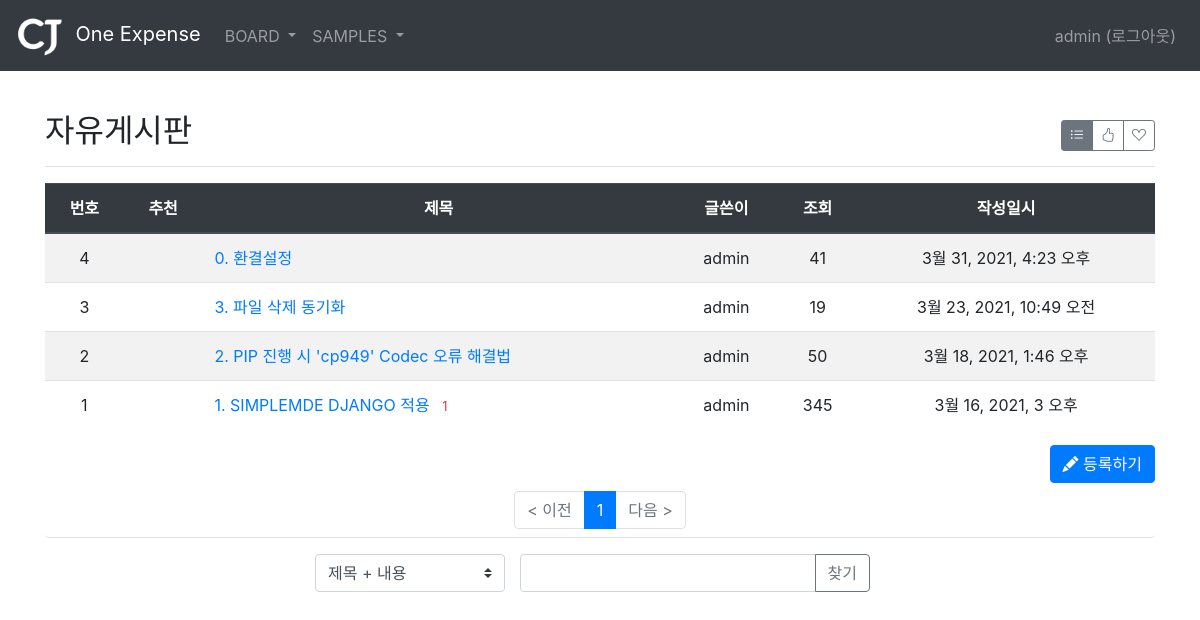
Page /board/board/2/ (signed in) on the committed database.
### common/models.py (models this page shows)
class Menu(models.Model):
    title = models.CharField(max_length=50)
    remark = models.TextField()
    sort_no = models.IntegerField()

### board/models.py (models this page shows, shortened)
class Board(models.Model):
    menu = models.ForeignKey(Menu, on_delete=models.CASCADE, related_name='menu_board')
    author = models.ForeignKey(User, on_delete=models.CASCADE, related_name='author_board')
    subject = models.CharField(max_length=200)
    content = models.TextField()
    hit_count = models.IntegerField(default=0)
    create_date = models.DateTimeField()
    modify_date = models.DateTimeField(null=True, blank=True)
    voter = models.ManyToManyField(User, related_name='voter_board')

### board/views/base_views.py (the view, shortened to what this page needs)
# urls.py: path('board/<int:menu_id>/', base_views.list, name='list'),
@login_required(login_url='common:login')
def list(request, menu_id):
    page = request.GET.get('page', '1')  # 페이지
    op = request.GET.get('op', 'a')  # 검색기준
    kw = request.GET.get('kw', '')  # 검색어
    so = request.GET.get('so', 'recent')  # 정렬기준
    if so == 'recommend':
        board_list = Board.objects.filter(menu=menu_id).annotate(num_voter=Count('voter')).order_by('-num_voter', '-create_date')
    elif so == 'popular':
        board_list = Board.objects.filter(menu=menu_id).annotate(num_reply=Count('reply')).order_by('-num_reply', '-create_date')
    else:  # recent
        board_list = Board.objects.filter(menu=menu_id).order_by('-create_date')
    print('-----------------------------')
    print(op)
    paginator = Paginator(board_list, 10)  # 페이지당 10개씩 보여주기
    page_obj = paginator.get_page(page)
    menu = Menu.objects.get(id=menu_id)
    context = {'board_list': page_obj, 'page': page, 'kw': kw, 'so': so, 'op': op, 'menu': menu}
    return render(request, 'board/board_list.html', context)

### board/templatetags/board_filter.py (called while the page is built)
@register.filter
def sub(value, arg):
    return value - arg

### templates/board/board_list.html (shortened to what this page needs)
{% extends 'base.html' %}
{% load board_filter %}
{% block content %}
<div class="container my-3" style="padding-top:80px">
    <div class="d-flex justify-content-between flex-wrap flex-md-nowrap align-items-center pt-3 pb-2 mb-3 border-bottom py-2">
		<h1 class="h2">{{ menu.title }}</h1>
		<div class="btn-toolbar mb-2 mb-md-0">
            <div class="btn-group" role="group">
                <button type="button" class="btn btn-sm btn-outline-secondary so {% if so == 'recent' %}active{% endif %}" data-so="recent"  data-original-title="최신순">
                    <i class="bi bi-list-ul"></i>
                </button>
                <button type="button" class="btn btn-sm btn-outline-secondary so {% if so == 'recommend' %}active{% endif %}" data-so="recommend" data-original-title="추천순">
                    <i class="bi bi-hand-thumbs-up"></i>
                </button>
                <button type="button" class="btn btn-sm btn-outline-secondary so {% if so == 'popular' %}active{% endif %}" data-so="popular" data-original-title="인기순">
                    <i class="bi bi-suit-heart"></i>
                </button>
            </div>
		</div>
	</div>
    <table class="table table-striped">
        <thead>
        <tr class="text-center thead-dark">
            <th class="text-center">번호</th>
            <th class="text-center">추천</th>
            <th class="text-center">제목</th>
            <th class="text-center">글쓴이</th>
            <th class="text-center">조회</th>
            <th class="text-center">작성일시</th>
        </tr>
        </thead>
        <tbody>
        {% if board_list %}
        {% for board in board_list %}
        <tr class="text-center">
            <td>
                {{ board_list.paginator.count|sub:board_list.start_index|sub:forloop.counter0|add:1 }}
            </td>
            <td>
            </td>
            <td class="text-left">
                <a href="{% url 'board:detail' board.id %}">{{ board.subject }}</a>
                {% if board.reply_set.count > 0 %}
                <span class="text-danger small ml-2">{{ board.reply_set.count }}</span>
                {% endif %}
            </td>
            <td>{{ board.author.username }}</td>
            <td>{{ board.hit_count }}</td>
            <td>{{ board.create_date }}</td>
        </tr>
        {% endfor %}
        {% else %}
        <tr>
            <td colspan="6" class="text-center">게시물이 없습니다.</td>
        </tr>
        {% endif %}
        </tbody>
    </table>
    <div class="btn-toolbar justify-content-end">
        <a href="{% url 'board:board_create' menu.id %}" class="btn btn-primary"><i class="bi bi-pencil-fill"></i> 등록하기</a>
    </div>
    <ul class="pagination justify-content-center border-bottom py-2">
        {% if board_list.has_previous %}
        <li class="page-item">
           <a class="page-link" data-page="{{ board_list.previous_page_number }}" href="#">< 이전</a>
        </li>
        {% else %}
        <li class="page-item disabled">
            <a class="page-link" tabindex="-1" aria-disabled="true" href="#">< 이전</a>
        </li>
        {% endif %}
        {% for page_number in board_list.paginator.page_range %}
            {% if page_number >= board_list.number|add:-5 and page_number <= board_list.number|add:5 %}
                {% if page_number == board_list.number %}
                <li class="page-item active" aria-current="page">
                    <a class="page-link" data-page="{{ page_number }}" href="#">{{ page_number }}</a>
                </li>
                {% else %}
                <li class="page-item">
                    <a class="page-link" data-page="{{ page_number }}" href="#">{{ page_number }}</a>
                </li>
                {% endif %}
            {% endif %}
        {% endfor %}
        {% if board_list.has_next %}
        <li class="page-item">
            <a class="page-link" data-page="{{ board_list.next_page_number }}" href="#">다음 ></a>
        </li>
        {% else %}
        <li class="page-item disabled">
            <a class="page-link" tabindex="-1" aria-disabled="true" href="#">다음 ></a>
        </li>
        {% endif %}
    </ul>
    <div class="row justify-content-center my-3">
        <select id="options" class="col-2 custom-select d-block">
            <option value="a" {% if op == 'a' %}selected{% endif %}>제목 + 내용</option>
        </select>
        <div class="col-4 input-group">
            <input type="text" class="form-control kw" value="{{ kw|default_if_none:'' }}">
            <div class="input-group-append">
                <button class="btn btn-outline-secondary" type="button" id="btn_search">찾기</button>
            </div>
        </div>
    </div>
</div>
{% endblock %}

### templates/navbar.html (shortened to what this page needs)
{% load static %}
<header>
    <nav class="navbar navbar-expand-md navbar-dark fixed-top bg-dark">
        <a class="navbar-brand" href="/">
            <img src="{% static '/images/logo_cj_white.png' %}" class="img-fluid" style="height:45px; padding-right:5px"> One Expense
        </a>
        <div class="collapse navbar-collapse" id="navbarCollapse">
            <ul class="navbar-nav mr-auto">
                <li class="nav-item dropdown">
                    {% if user.is_authenticated %}
                    <a class="nav-link dropdown-toggle" href="{% url 'board:list' 1 %}" data-toggle="dropdown"> BOARD </a>
                    {% endif %}
                </li>
                <li class="nav-item dropdown">
                    {% if user.is_authenticated %}
                    <a class="nav-link dropdown-toggle" href="{% url 'board:list' 1 %}" data-toggle="dropdown"> SAMPLES </a>
                    {% endif %}
                </li>
            </ul>
            <ul class="navbar-nav">
                <li class="nav-item">
                    {% if user.is_authenticated %}
                    <a class="nav-link" href="{% url 'common:logout' %}">{{ user.username }} (로그아웃)</a>
                    {% else %}
                    <a class="nav-link" href="{% url 'common:login' %}">로그인</a>
                    {% endif %}
                </li>
            </ul>
        </div>
    </nav>
</header>

### rows in the picture
Menu: title "자유게시판"
Board: paginator.count|sub "4", subject "0. 환결설정", author.username "admin", hit_count "41", create_date "3월 31, 2021, 4:23 오후"
Board: paginator.count|sub "3", subject "3. 파일 삭제 동기화", author.username "admin", hit_count "19", create_date "3월 23, 2021, 10:49 오전"
Board: paginator.count|sub "2", subject "2. PIP 진행 시 'cp949' Codec 오류 해결법", author.username "admin", hit_count "50", create_date "3월 18, 2021, 1:46 오후"
Board: paginator.count|sub "1", subject "1. SIMPLEMDE DJANGO 적용", reply_set.count "1", author.username "admin", hit_count "345", create_date "3월 16, 2021, 3 오후"

### other values in the picture
{{ user.username }} "admin"
{{ page_number }} "1"
